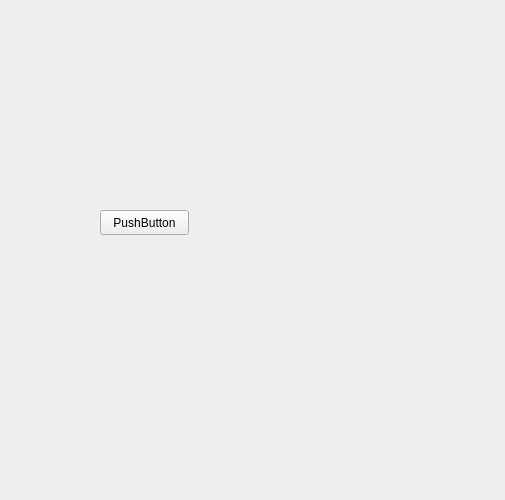
<?xml version="1.0" encoding="UTF-8"?>
<ui version="4.0">
 <class>Dice</class>
 <widget class="QWidget" name="Dice">
  <property name="geometry">
   <rect>
    <x>0</x>
    <y>0</y>
    <width>505</width>
    <height>500</height>
   </rect>
  </property>
  <property name="minimumSize">
   <size>
    <width>500</width>
    <height>500</height>
   </size>
  </property>
  <property name="windowTitle">
   <string>Form</string>
  </property>
  <widget class="QPushButton" name="pushButton">
   <property name="geometry">
    <rect>
     <x>100</x>
     <y>210</y>
     <width>89</width>
     <height>25</height>
    </rect>
   </property>
   <property name="text">
    <string>PushButton</string>
   </property>
  </widget>
 </widget>
 <resources/>
 <connections/>
</ui>
